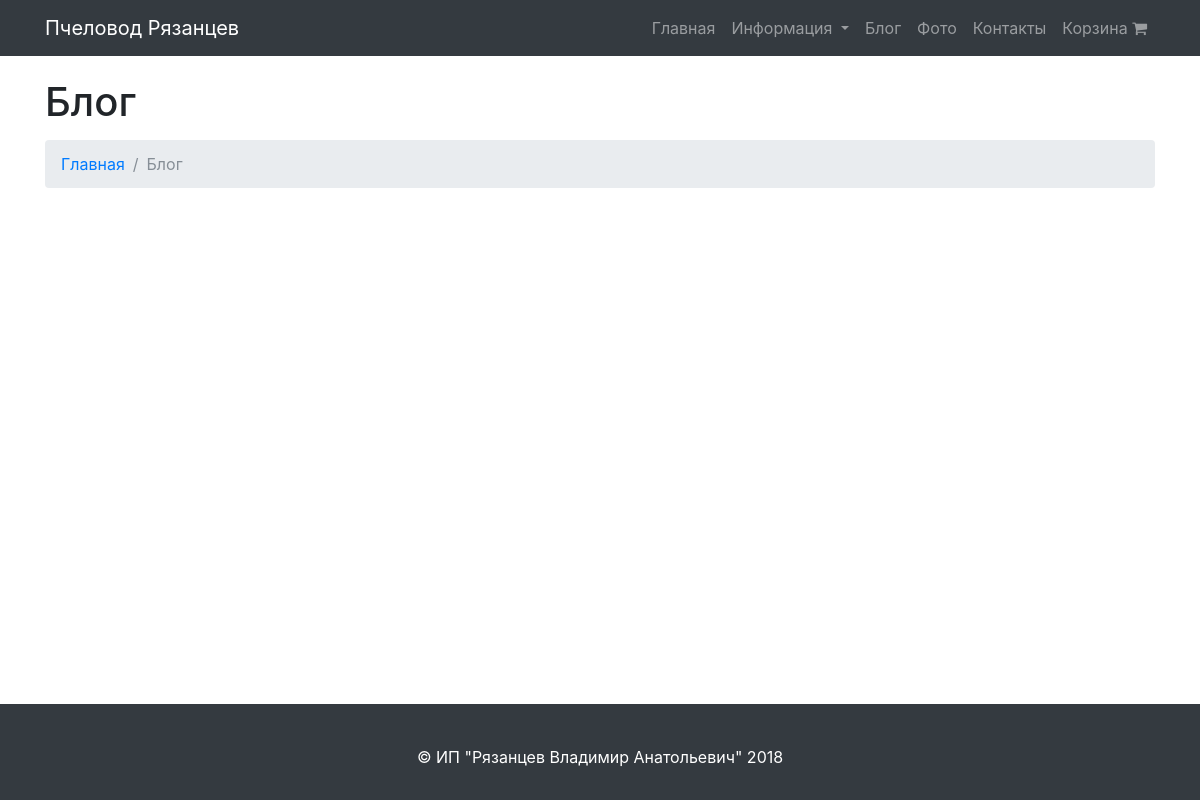
/blog/, run on an earlier commit of the app's database.
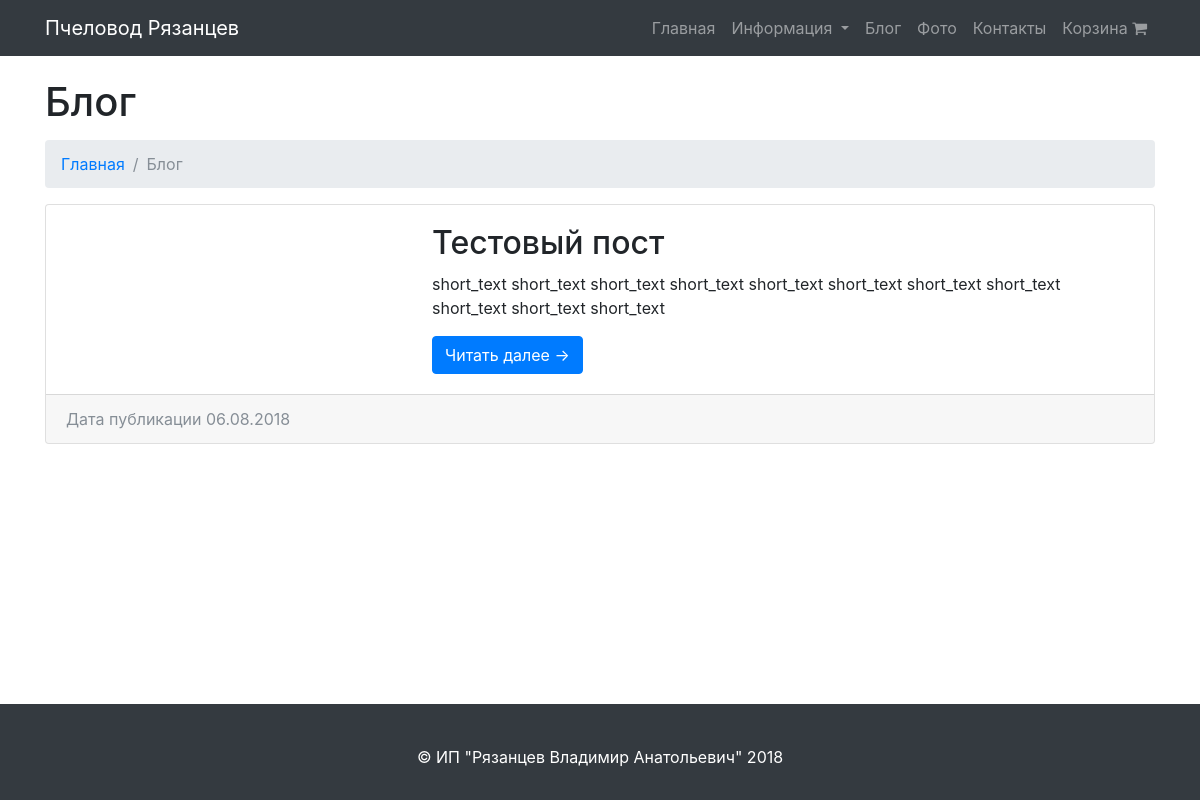
And on a later commit of the database.
### store/models.py (models this page shows, shortened)
class Post(models.Model):
    title = models.CharField(max_length=500, default="Title")
    title_image = models.ImageField(upload_to="title_images")
    date = models.DateTimeField(default=timezone.now)
    short_text = models.TextField()
    content = RichTextUploadingField('contents')

### store/views.py (the view)
# urls.py: 3. Add a URL to urlpatterns:  url(r'^blog/', include(blog_urls))
def blog(request):
    cart_item_list = get_cart_item_list(request)
    posts = Post.objects.all()
    return render(
        request,
        "store/blog.html",
        {
            "cart_size": len(cart_item_list),
            "posts": posts
        }
    )

### store/views.py (called while the page is built)
def get_cart_item_list(request):
    if not request.session.session_key:
        request.session.save()
    cart = Cart.objects.get_or_create(session_key=request.session.session_key)[0]
    return CartItem.objects.filter(cart=cart)

### templates/store/blog.html (shortened to what this page needs)
{% extends "base.html" %}
{% block content %}
    <div class="container">
        <h1 class="mt-4 mb-3">Блог</h1>
        <ol class="breadcrumb">
            <li class="breadcrumb-item">
                <a href="{% url "index" %}">Главная</a>
            </li>
            <li class="breadcrumb-item active">Блог</li>
        </ol>
        {% for post in posts %}
            <div class="card mb-4">
                <div class="card-body">
                    <div class="row">
                        <div class="col-lg-4">
                        </div>
                        <div class="col-lg-8">
                            <h2 class="card-title">{{ post.title }}</h2>
                            <p class="card-text">{{ post.short_text }}</p>
                            <a href="{% url "post" id=post.id %}" class="btn btn-primary">Читать далее &rarr;</a>
                        </div>
                    </div>
                </div>
                <div class="card-footer text-muted">
                    Дата публикации {{ post.date|date:"d.m.Y" }}
                </div>
            </div>
        {% endfor %}
    </div>
    <br>
{% endblock %}

What changed in the data, as far as the page shows it:
added Post: title "Тестовый пост", short_text "short_text short_text short_text short_text short_text short_text short_text short_text short_text short_text short_text", date "06.08.2018"
